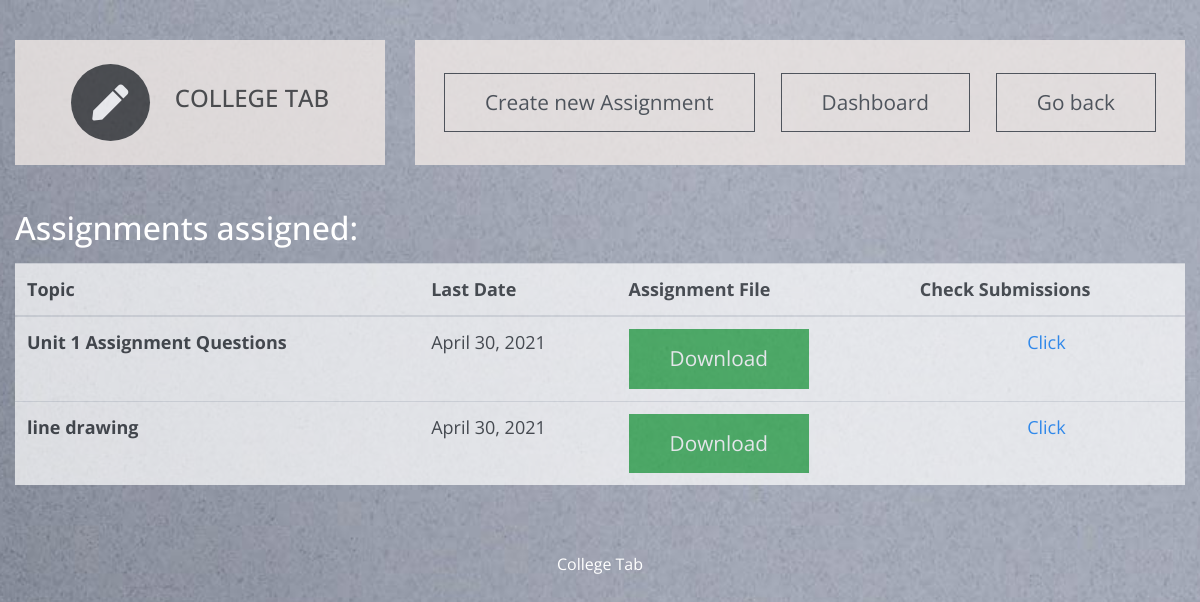
/t_dashboard/t_sub_assign/7/IT-601/1 (signed in), run on the app's committed database.
### ctapp/models.py (models this page shows, shortened)
class assignment(models.Model):
    c_id  = models.ForeignKey(Class,on_delete=models.CASCADE)       #class id
    s_id = models.ForeignKey(subject,on_delete=models.CASCADE)  #subject id
    t_id = models.ForeignKey(teacher,on_delete=models.CASCADE)  #teacher id
    topic = models.CharField(max_length=50)
    last_date = models.DateField()
    assignfile = models.FileField(upload_to=get_directory_for_assignment_details,default="p.pdf")

### ctapp/views.py (the view)
# urls.py: path('t_sub_assign/<int:id>/<str:sub_id>/<int:class_id>', views.teacher_subject_assign,name='t_subject_assignment_list'),#list of assign
@login_required(login_url='t_login/')
def teacher_subject_assign(request, id, sub_id,class_id):           # to list assignements given subject and class
    template = loader.get_template('teacher dashboard assignments.html')
    print(id,sub_id,class_id)
    current_teacher = teacher.objects.get(id=id)
    current_subject = subject.objects.get(subject_code=sub_id)
    assignment_list = get_assignment_teacher(current_subject,current_teacher)
    context = {'teacher':current_teacher,'assignment_list':assignment_list,"subject":subject}
    return HttpResponse(template.render(context, request))

### ctapp/views.py (called while the page is built)
def get_assignment_teacher(current_subject,current_teacher):
    try:
        return assignment.objects.filter(t_id=current_teacher).filter(s_id=current_subject)
    except teacher_assign.DoesNotExist:
        return False

### ctapp/templates/teacher dashboard assignments.html (shortened to what this page needs)
<!DOCTYPE html>
<html lang="en">
{% load static %}
  <head>
    <link rel="stylesheet" href="{% static 'css/all.min.css' %}" />
    <link rel="stylesheet" href="{% static 'css/bootstrap.min.css' %}" />
    <link rel="stylesheet" href="{% static 'css/templatemo-style.css' %}" />
  </head>
  <body id="assignmentPage">
    <div class="parallax-window" data-parallax="scroll" data-image-src="{% static 'img/assignments.jpg' %}">
      <div class="container-fluid">
        <div class="row tm-brand-row">
          <div class="col-lg-4 col-11">
            <div class="tm-brand-container tm-bg-white-transparent">
              <i class="fas fa-2x fa-pen tm-brand-icon"></i>
              <div class="tm-brand-texts">
                <h1 class="text-uppercase tm-brand-name">College Tab</h1>
              </div>
            </div>
          </div>
          <div class="col-lg-8 col-1">
            <div class="tm-nav">
              <nav
                class="navbar navbar-expand-lg navbar-light tm-bg-white-transparent tm-navbar">
                <div class="collapse navbar-collapse" id="navbarNav">
                  <ul class="navbar-nav">
                    <li class="nav-item">
                      <div class="btn btn-outline-dark">
                        Create new Assignment
                      </div>
                    </li>
                    <li class="nav-item">
                      <a href="{}" class="btn btn-outline-dark">
                        Dashboard
                      </a>
                    </li>
                    <li class="nav-item">
                      <a href="{}" class="btn btn-outline-dark">
                        Go back
                      </a>
                    </li>
                  </ul>
                </div>
              </nav>
            </div>
          </div>
        </div>
        <section class="row" id="tmServices">
            <div class="col-12">
              <p><h2 style="color:white;">Assignments assigned:</h2></p>
                  <div id="assignments">
                    <table class="table table-hover">
                      <thead>
                        <tr>
                          <th scope="col">Topic</th>
                          <th scope="col">Last Date</th>
                          <th scope="col">Assignment File</th>
                          <th scope="col">Check Submissions</th>
                        </tr>
                      </thead>
                      <tbody>
                        {% for a in assignment_list %}
                        <tr>
                          <th scope="row">{{a.topic}}</th>
                          <td>{{a.last_date}}</td>
                          <td><a href="{{ a.assignfile.url }}" download class="btn btn-success assign_btn">Download</a></td>
                          <td class="text-center"><a href="#">Click</a></td>
                        </tr>
                        {% endfor %}
                      </tbody>
                    </table>
                  </div>
            </div>
        </section>
         <footer class="row">
            <p class="col-12 text-white text-center tm-copyright-text">
              College Tab
            </p>
          </footer>
        </div>
      </div>
    </body>
  </html>

### ctapp/static/css/templatemo-style.css (style rules this page uses)
html { scroll-behavior: smooth; }
body { font-family: "Open Sans", Arial, Helvetica, sans-serif; font-size: 18px; font-weight: 400; color: #6b6b6b; overflow-x: hidden; }
a, button { transition: all 0.3s ease; }
.container-fluid { max-width: 1310px; }
.parallax-window { min-height: 1100px; background: transparent; }
.tm-bg-white-transparent { background-color: rgba(255, 255, 255, 0.8); }
.tm-brand-row { align-items: center; padding-top: 40px; padding-bottom: 28px; }
.tm-brand-container { max-width: 500px; height: 125px; display: flex; align-items: center; justify-content: center; }
.tm-brand-icon { width: 79px; height: 77px; display: flex; align-items: center; justify-content: center; background-color: #333436; color: white; border-radius: 50%; margin-right: 25px; }
.tm-brand-name { font-size: 1.5rem; color: #333333; }
.tm-navbar { max-width: 840px;min-height: 125px;justify-content:; }
.tm-navbar .navbar-nav { width: 100%; display: flex; align-items: center; justify-content: space-around; }
.nav-item { position: relative; }
.btn { border-radius: 0; padding: 13px 40px; font-size: 1.3rem; }
p { line-height: 1.7; }
.tm-copyright-text { font-size: 1rem; padding-top: 50px; padding-bottom: 45px; }
.tm-bg-white-transparent { background-color: #F2EBE7;; opacity: 0.77; color: #F4F3F2; font-weight: bold; }
.text-center { align-self: center; }
#assignments { background-color: white; opacity: 0.7; }

### data on the page
assignment: topic "Unit 1 Assignment Questions", last_date "April 30, 2021"
assignment: topic "line drawing", last_date "April 30, 2021"
